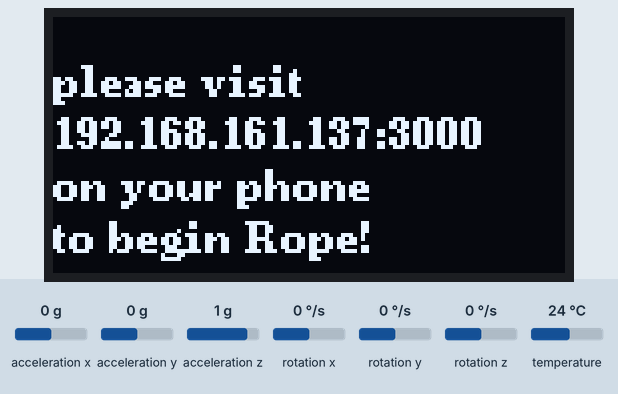
The sketch below on a simulated ESP8266 (NodeMCU). Shown: 128×64 one-colour display. The inputs (shaded band) are chosen by the test bench; at power-on: acceleration x 0 g, acceleration y 0 g, acceleration z 1 g, rotation x 0 °/s, rotation y 0 °/s, rotation z 0 °/s, temperature 24 °C. WiFi joins after 1.5 s; servers stay silent unless stated; what the sketch prints to the serial monitor is not drawn.

Above: at 2.9 s.
3.0 s: acceleration x set to 0.8 g
Timing chart, 0 to 6.0 s (numbered marks = the images above; inputs shaded):
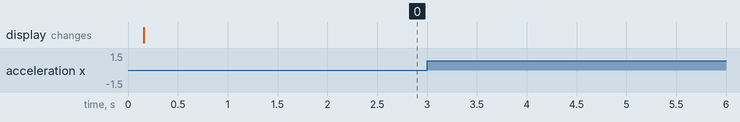

The sketch:

newRoper.ino
```cpp
#include <Adafruit_MPU6050.h>
#include <Adafruit_Sensor.h>
#include <Wire.h>

#include <ESP8266WiFi.h>
#include <ESP8266HTTPClient.h>

#include <Arduino.h>
#include <U8g2lib.h>

#ifdef U8X8_HAVE_HW_SPI
#include <SPI.h>
#endif
#ifdef U8X8_HAVE_HW_I2C
#include <Wire.h>
#endif

#define SERVER_IP "192.168.161.137:3000"
#ifndef STASSID
// #define STASSID "zjby1401"
// #define STAPSK "4000012999"
#define STASSID "Xiaomi 13"
#define STAPSK "1234567890"
// #define STASSID "Qingyou-Studio-111"
// #define STAPSK "qingyou+1s"
#endif

U8G2_SSD1306_128X64_NONAME_F_4W_SW_SPI u8g2(U8G2_R0, /* clock=*/14, /* data=*/13, /* cs=*/15, /* dc=*/2, /* reset=*/16);

// 卡尔曼滤波器参数
float dt = 0.01;        // 时间步长
float Q_angle = 0.001;  // 过程噪声方差
float Q_gyro = 0.003;   // 过程噪声方差
float R_angle = 0.05;   // 测量噪声方差

// 状态变量
float pitch = 0;
float roll = 0;
float gyro_x_bias = 0;
float gyro_y_bias = 0;

int8_t sensorBuffer[200] = {};
int sensorIndex = 0;

// 卡尔曼滤波器矩阵
float Xk[4][1] = { { 0 },
                   { 0 },
                   { 0 },
                   { 0 } };
float Pk[4][4] = { { 1, 1, 0, 0 },
                   { 1, 1, 0, 0 },
                   { 0, 0, 1, 1 },
                   { 0, 0, 1, 1 } };
const float Ak[4][4] = { { 1, -dt, 0, 0 },
                         { 0, 1, 0, 0 },
                         { 0, 0, 1, -dt },
                         { 0, 0, 0, 1 } };
const float Hk[2][4] = { { 1, 0, 0, 0 },
                         { 0, 0, 1, 0 } };
const float Qk[4][4] = { { Q_angle, 0, 0, 0 },
                         { 0, Q_gyro, 0, 0 },
                         { 0, 0, Q_angle, 0 },
                         { 0, 0, 0, Q_gyro } };
const float Rk[2][2] = { { R_angle, 0 },
                         { 0, R_angle } };

Adafruit_MPU6050 mpu;

void setup() {
  // Serial
  Serial.begin(115200);
  Serial.println("Serial: Ready!");

  // MPU6050
  if (!mpu.begin()) {
    Serial.println("Failed to find MPU6050 chip");
    while (1) {
      delay(10);
    }
  }
  // 设置加速计范围为 +-8G
  mpu.setAccelerometerRange(MPU6050_RANGE_8_G);
  // 设置陀螺仪范围为 +- 500 deg/s
  mpu.setGyroRange(MPU6050_RANGE_500_DEG);
  // 设置滤波器带宽为21 Hz
  mpu.setFilterBandwidth(MPU6050_BAND_21_HZ);
  Serial.println("MPU6050: Ready!");

  // u8g2 oled
  u8g2.begin();
  delay(100);
  u8g2.clearBuffer();
  u8g2.setFont(u8g2_font_ncenB08_tr);
  u8g2.drawStr(0, 20, "please visit ");
  u8g2.drawStr(0, 33, SERVER_IP);
  u8g2.drawStr(0, 46, "on your phone");
  u8g2.drawStr(0, 59, "to begin Rope!");
  u8g2.sendBuffer();
  Serial.println("U8G2-OLED: Ready.");

  // ESP8266
  WiFi.begin(STASSID, STAPSK);
  Serial.print("ESP8266: Connecting to Wifi.");
  while (WiFi.status() != WL_CONNECTED) {
    delay(500);
    Serial.print(".");
  }
  Serial.println("");
  Serial.print("ESP8266: Connected! IP address: ");
  Serial.println(WiFi.localIP());
  Serial.println("");

  delay(100);
}

/* 计算姿态角度 */
void calculateAttitude(sensors_event_t a, sensors_event_t g) {
  /* 获取传感器读数 */
  float gyro_x = g.gyro.x / 57.296 - gyro_x_bias;  // 将陀螺仪读数转换为弧度并减去静态偏差
  float gyro_y = g.gyro.y / 57.296 - gyro_y_bias;

  /* 计算加速度计测得的姿态角度 */
  float accel_pitch = atan2(a.acceleration.x, sqrt(pow(a.acceleration.y, 2) + pow(a.acceleration.z, 2)));
  float accel_roll = atan2(a.acceleration.y, sqrt(pow(a.acceleration.x, 2) + pow(a.acceleration.z, 2)));

  /* 融合加速度计和陀螺仪数据 */
  float alpha = 0.96;  // 加速度计和陀螺仪融合的权重因子
  pitch = alpha * (pitch + dt * gyro_x) + (1 - alpha) * accel_pitch;
  roll = alpha * (roll + dt * gyro_y) + (1 - alpha) * accel_roll;
}

/* 使用卡尔曼滤波器进行姿态角度滤波 */
void kalmanFilter() {
  float Yk[2][1] = { { pitch },
                     { roll } };
  // 卡尔曼滤波器预测
  float Xk_1[4][1] = { { 0 },
                       { 0 },
                       { 0 },
                       { 0 } };
  for (int i = 0; i < 4; i++) {
    for (int j = 0; j < 4; j++) {
      Xk_1[i][0] += Ak[i][j] * Xk[j][0];
    }
  }
  float Pk_1[4][4] = { { 0, 0, 0, 0 },
                       { 0, 0, 0, 0 },
                       { 0, 0, 0, 0 },
                       { 0, 0, 0, 0 } };
  for (int i = 0; i < 4; i++) {
    for (int j = 0; j < 4; j++) {
      for (int k = 0; k < 4; k++) {
        Pk_1[i][j] += Ak[i][k] * Pk[k][j];
      }
    }
  }
  for (int i = 0; i < 4; i++) {
    Pk_1[i][i] += Qk[i][i];
  }
  // 卡尔曼滤波器更新
  float temp1[2][4];
  float temp2[4][4];
  float S[2][2];
  for (int i = 0; i < 2; i++) {
    for (int j = 0; j < 4; j++) {
      temp1[i][j] = 0;
      for (int k = 0; k < 4; k++) {
        temp1[i][j] += Hk[i][k] * Pk_1[k][j];
      }
    }
  }
  for (int i = 0; i < 4; i++) {
    for (int j = 0; j < 4; j++) {
      temp2[i][j] = 0;
      for (int k = 0; k < 4; k++) {
        temp2[i][j] += Pk_1[i][k] * Hk[k][j];
      }
    }
  }
  for (int i = 0; i < 2; i++) {
    for (int j = 0; j < 2; j++) {
      float temp3 = 0;
      for (int k = 0; k < 4; k++) {
        temp3 += Hk[i][k] * temp1[k][j];
      }
      S[i][j] = Rk[i][j] + temp3;
    }
  }
  float K[4][2];
  for (int i = 0; i < 4; i++) {
    for (int j = 0; j < 2; j++) {
      float temp3 = 0;
      for (int k = 0; k < 4; k++) {
        temp3 += temp2[i][k] * Hk[j][k];
      }
      K[i][j] = temp1[j][i] / S[j][j];
    }
  }
  for (int i = 0; i < 4; i++) {
    Xk[i][0] = Xk_1[i][0] + K[i][0] * (Yk[0][0] - Hk[0][i] * Xk_1[i][0] + Yk[1][0] - Hk[1][i] * Xk_1[i][0]);
    for (int j = 0; j < 4; j++) {
      Pk[i][j] = (1 - K[i][0] * Hk[0][j] - K[i][1] * Hk[1][j]) * Pk_1[i][j];
    }
  }
}

void loop() {
  /* 获取新的传感器读数 */
  sensors_event_t a, g, temp;
  mpu.getEvent(&a, &g, &temp);

  /* 计算姿态角度 */
  calculateAttitude(a, g);

  /* 使用卡尔曼滤波器进行姿态角度滤波 */
  kalmanFilter();

  /* 打印输出姿态角度 */
  // Serial.print("Pitch: ");
  Serial.print(0);
  Serial.print(", ");
  Serial.println(pitch * 180 / PI, 2);

  // 往sensorBuffer最后写入数据
  if (sensorIndex == 200) {
    for (int i = 0; i < 199; i++) {
      sensorBuffer[i] = sensorBuffer[i + 1];
    }
    sensorBuffer[199] = pitch > 0 ? 1 : 0;
  } else {
    sensorBuffer[sensorIndex] = pitch > 0 ? 1 : 0;
    sensorIndex++;
  }

  int haveUpCase = 0;
  for (int i = 0; i < sensorIndex - 1; i++) {
    if (sensorBuffer[i] == 0 && sensorBuffer[i + 1] == 1) {
      haveUpCase++;
    }
  }
  if (haveUpCase >= 1) {
    Serial.println("************************************");
    sensorIndex = 0;
    if ((WiFi.status() == WL_CONNECTED)) {
      WiFiClient client;
      HTTPClient http;
      http.begin(client, "http://" SERVER_IP "/api/sensor");
      http.addHeader("Content-Type", "application/json");
      // int httpCode = http.POST("{\"x\":" + String(pitch * 180 / PI) + ", \"z\":" + "1" + "}");
      int httpCode = http.GET();

      if (httpCode > 0) {
        if (httpCode == HTTP_CODE_OK) {
          const String &payload = http.getString();
          u8g2.clearBuffer();
          if (payload == "STOPED") {
            u8g2.setFont(u8g2_font_ncenB08_tr);
            u8g2.drawStr(0, 20, "please visit ");
            u8g2.drawStr(0, 33, SERVER_IP);
            u8g2.drawStr(0, 46, "on your phone");
            u8g2.drawStr(0, 59, "to begin Rope!");
          } else {
            u8g2.setFont(u8g2_font_ncenB14_tr);
            u8g2.drawStr(0, 20, "Current");
            u8g2.drawStr(90, 20, payload.c_str());
            u8g2.setFont(u8g2_font_ncenB08_tr);
            u8g2.drawStr(0, 37, "visit ");
            u8g2.drawStr(0, 50, SERVER_IP);
            u8g2.drawStr(0, 63, "on your phone!");
          }
          u8g2.sendBuffer();
        }
        http.end();
      } else {
        Serial.printf("[HTTP] POST... failed, error: %s\n", http.errorToString(httpCode).c_str());
      }
    }
  } else {
    delay(20);
  }
}
```

Measured:
- after the input at 3.0 s, every drawn part: stays the same
